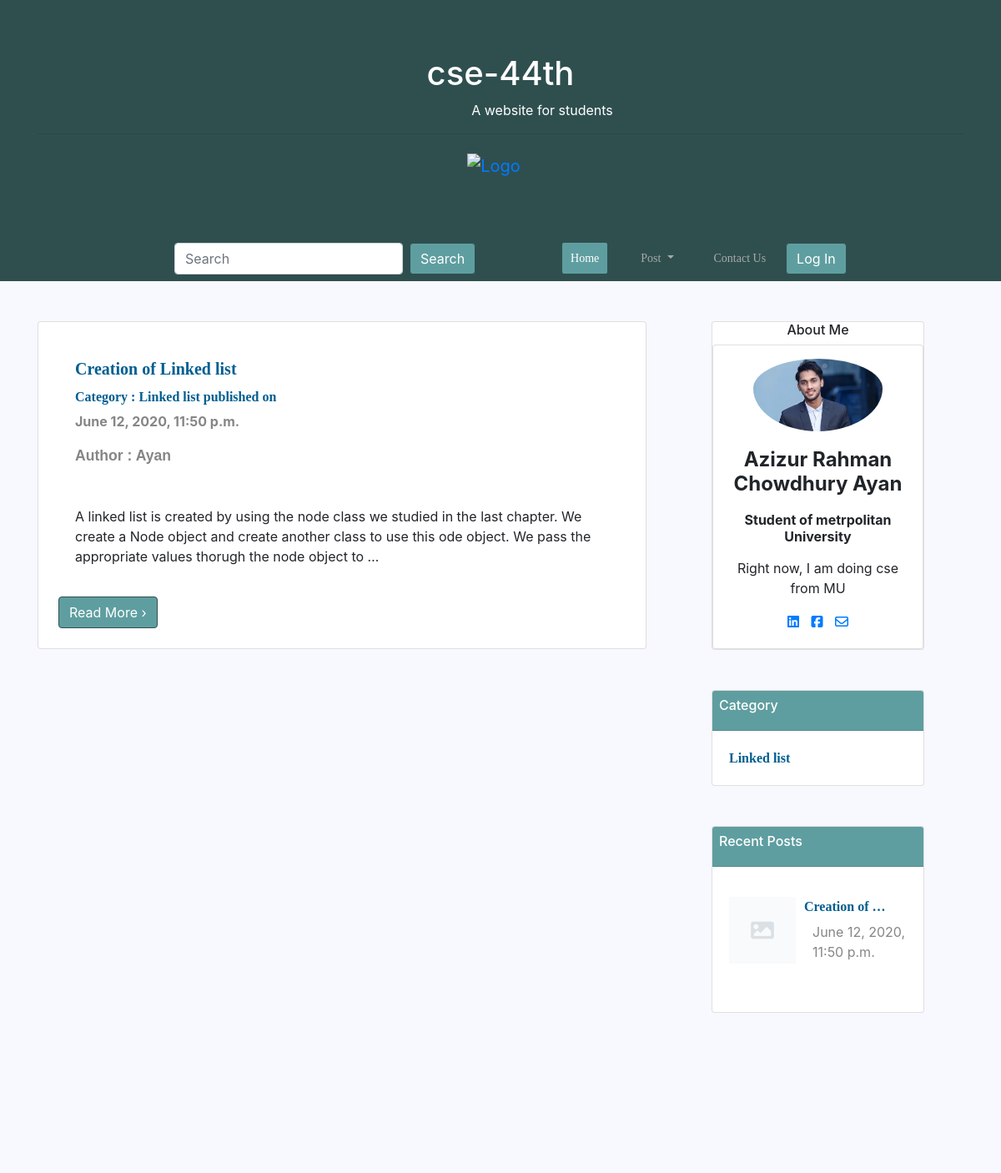
/ (upper part), run on an earlier commit of the app's database.
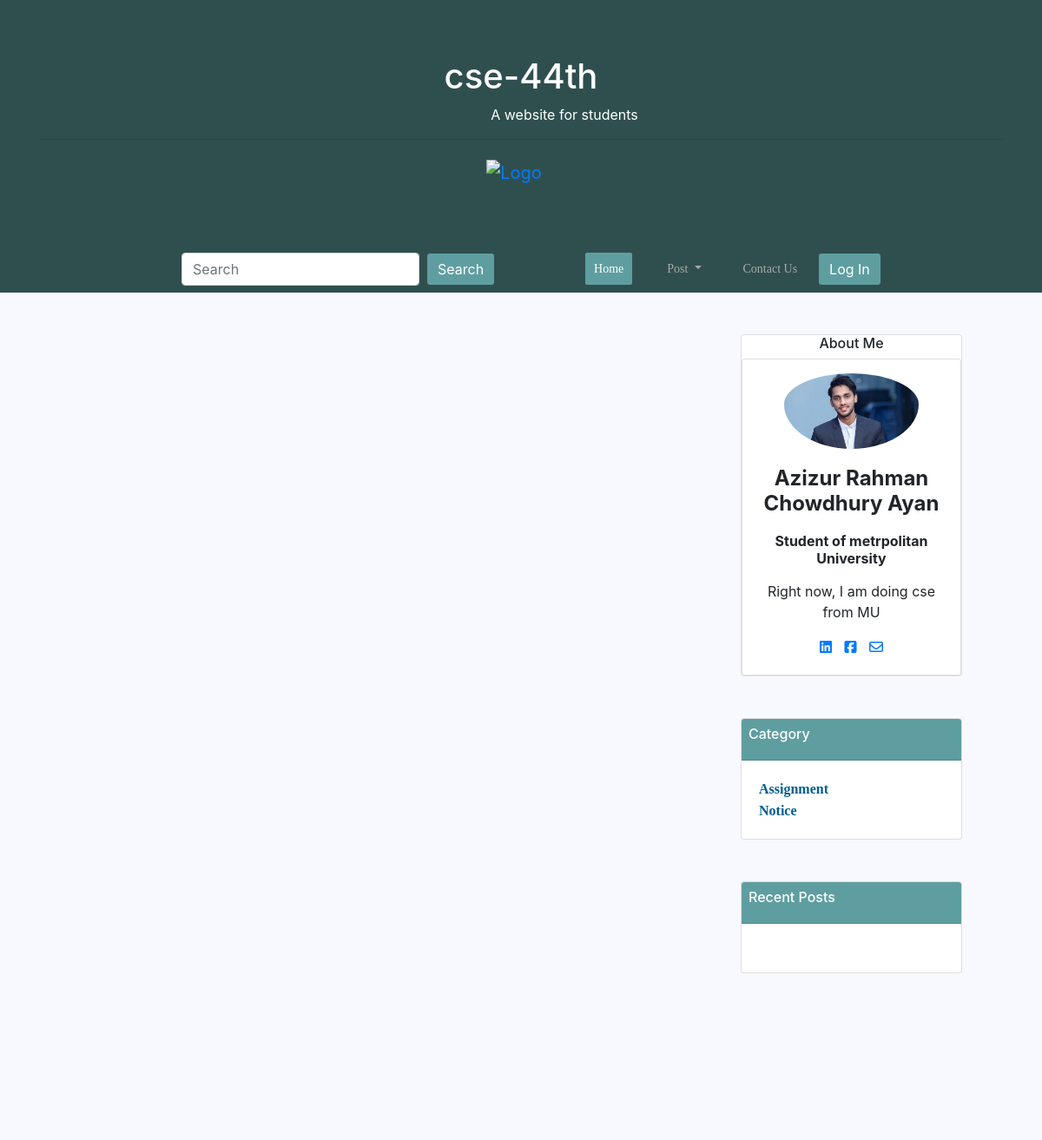
And on a later commit of the database.
### post/models.py (models this page shows)
class Post(models.Model):
    category = models.ForeignKey(Category, on_delete=models.CASCADE)
    postAuthor = models.CharField(max_length=200)
    postId = models.AutoField(primary_key=True, auto_created=True)
    postTitle = models.CharField(max_length=200)
    postTimeDate = models.DateTimeField(auto_now_add=True, auto_now=False, blank=True)
    postText = models.TextField()
    postUrl = models.TextField(blank=True)
    postImage = models.ImageField(blank=True, null=True)
    def get_photo_url(self):
        if self.postImage and hasattr(self.postImage, 'url'):
            return self.postImage.url
        else:
            return "/static/no.png"

class Category(models.Model):
    category = models.CharField(max_length=200, primary_key=True)
    def __str__(self):
        return self.category

### home/views.py (the view)
# urls.py: 2. Add a URL to urlpatterns:  path('', views.home, name='home')
def home(request):
    Posts = Post.objects.all().order_by('-postTimeDate')
    paginator = Paginator(Posts, 4)
    page = request.GET.get('page')
    Recent = Post.objects.all().order_by('-postTimeDate')[0:3]
    Posts = paginator.get_page(page)
    context = {'Posts': Posts,
               'Categories': Category.objects.all()[0:4],
               'RecentPost': Recent}
    return render(request, 'home/home.html', context)

### templates/home/home.html (shortened to what this page needs)
{% extends 'base.html' %}
{% load static %}
{% block hactive %}active{% endblock hactive %}
 {% block body %}
    <div class="row">
   <div class="col-sm-8">
    {% for post in Posts %}
       <div class="card pt-4 pl-4 pb-4 pr-4">
                    <div class="card-body">
                        <div class="card-title">
                            <h5 class="card-title post-title"> {{ post.postTitle }} </h5>
                            <h6 class="post-category">Category : {{post.category}}
                                published on</h6>
                            <p class="post-time ">
                                {{ post.postTimeDate }}
                            </p>
                            <div class="post-time mb-5">
                                <p class="post">Author : {{ post.postAuthor |truncatewords:2 }}</p>
                            </div>
                            <div class="card-text">
                                <p class="post">{{ post.postText |truncatewords:40 | safe | linebreaks}}</p>
                            </div>
                        </div>                        </div>
                             <a href="{{ post.postId }}"> <span class="btn btn-primary">Read More &rsaquo;</span></a>
                    </div>
{% endfor %}
       </div>
        <div class="col-sm-3 ml-lg-5" >
          <div class="card text-center ">
                    <h6>About Me</h6>
<div class="card card-cascade">
  <div class="view view-cascade overlay">
    <img class="card-img-top rounded-circle pl-5 pr-5 pt-3" src="{% static 'aya.jpeg' %}" alt="Card image cap">
  </div>
  <div class="card-body card-body-cascade text-center">
    <h4 class="card-title"><strong>Azizur Rahman Chowdhury Ayan</strong></h4>
    <h6 class="font-weight-bold indigo-text py-2">Student of metrpolitan University</h6>
    <p class="card-text">Right now, I am doing cse from MU
    </p>
    <a href="https://www.linkedin.com/in/azizur-rahman-720636165"  class="btn-floating btn-small btn-fb"><i class="fa fa-linkedin-square

"></i></a>
    <a href="https://www.facebook.com/imayanchy/" class="btn-floating btn-small btn-tw" style="padding:10px;"><i class="fa fa-facebook-square

"></i></a>
    <a href="mailto:aaziz9642@gmail.com"  class="btn-floating btn-small btn-dribbble"><i class="fa fa-envelope-o"></i></a>
  </div>
</div>
                </div>
                 <div class="card mt-5">
                    <div class="card-header pl-2 pt-2 card-titles">
                        <h6>Category</h6>
                    </div>
                    <div class="card-body">
                          {% for post in Categories %}
                        <a href="#">
                            <span id="heading"> {{ post.category }} </span>
                        </a><br>
                           {% endfor %}
                    </div>
                </div>
 <div class="card mt-5">
                    <div class="card-header pl-2 pt-2 card-titles">
                        <h6>Recent Posts</h6>
                    </div>
                    <div class="card-body">
                        <div class="mt-3">
                             {% for post in RecentPost%}
                            <img style="float:left;" class="d-inline-block" src="{{ post.get_photo_url }}" height=80;
                                width=80; alt="abc">
                            <a href="{{ post.postId }}">
                                <p  style="margin-left:90px;" id="heading">
                                    {{ post.postTitle |truncatewords:2 }}
                                </p>
                            </a>
                            <p style="margin-left:100px; margin-top:-10px;" class="description">{{ post.postTimeDate }}</p>
                            <br>
                             {% endfor %}
                        </div>
                    </div>
                </div>
        </div>
</div>
 {% endblock body %}

What changed in the data, as far as the page shows it:
removed Post: postTitle "Creation of Linked list", category "Linked list", postTimeDate "June 12, 2020, 11:50 p.m.", postAuthor "Ayan", postText "A linked list is created by using the node class we studied in the last chapter. We create a Node object and create another class to use this ode object. We pass the appropriate values thorugh the node object to …", postTitle "Creation of …"
removed Category: category "Linked list"
added Category: category "Assignment"
added Category: category "Notice"
